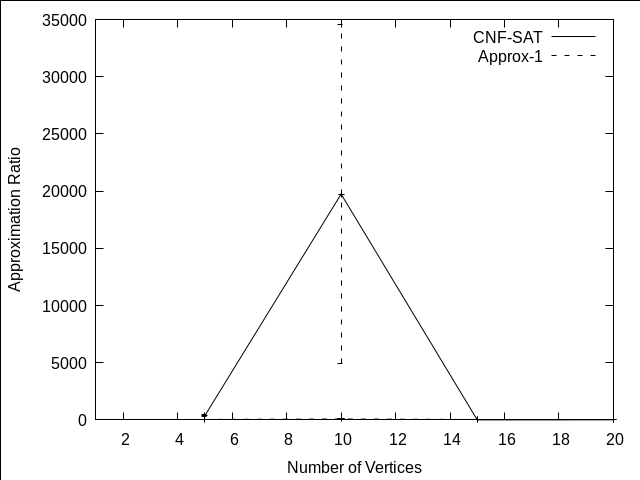

The script that saved this image:
##
## An example of a plot with yerror bars
##

# To create the graph use
# gnuplot approx_ratio.gp

## uncomment the next two lines to save plot into a file
set terminal pngcairo enhanced font "arial,12" fontscale 1.0
set output 'approx_ratio.png'

# Set titles of the graph and axis
set style data lines
# set title "error represented by yerrorbars"
set xlabel "Number of Vertices"
set ylabel "Approximation Ratio"
set monochrome
set object rectangle from screen 0,0 to screen 1,1 behind fc rgb "white" behind
set xrange [1:20]

# plot the file
# restrict the plot to xrange between 0 and 10
# read data from cpu.dat
# use first 3 columns of the file
# set the title of the plot
# connect dots with lines
# AND
# plot the same file, but without title, and only show error bars
# the combination of the two plots gives both a connecting line and yerror bars
# plot [0:10] "cpu.dat" using 1:2:3 title "Running time" with lines,  \
#      "cpu.dat" using 1:log(2):log(3) notitle with yerr

 plot 'cover_timings.dat' i 0 using 1:2:3 with lines title columnheader(1) dashtype 1,\
      'cover_timings.dat' i 0 using 1:2:3 with yerr notitle,\
      'cover_timings.dat' i 1 using 1:2:3 with lines title columnheader(1) dashtype 2,\
      'cover_timings.dat' i 1 using 1:2:3 with yerr notitle,\
